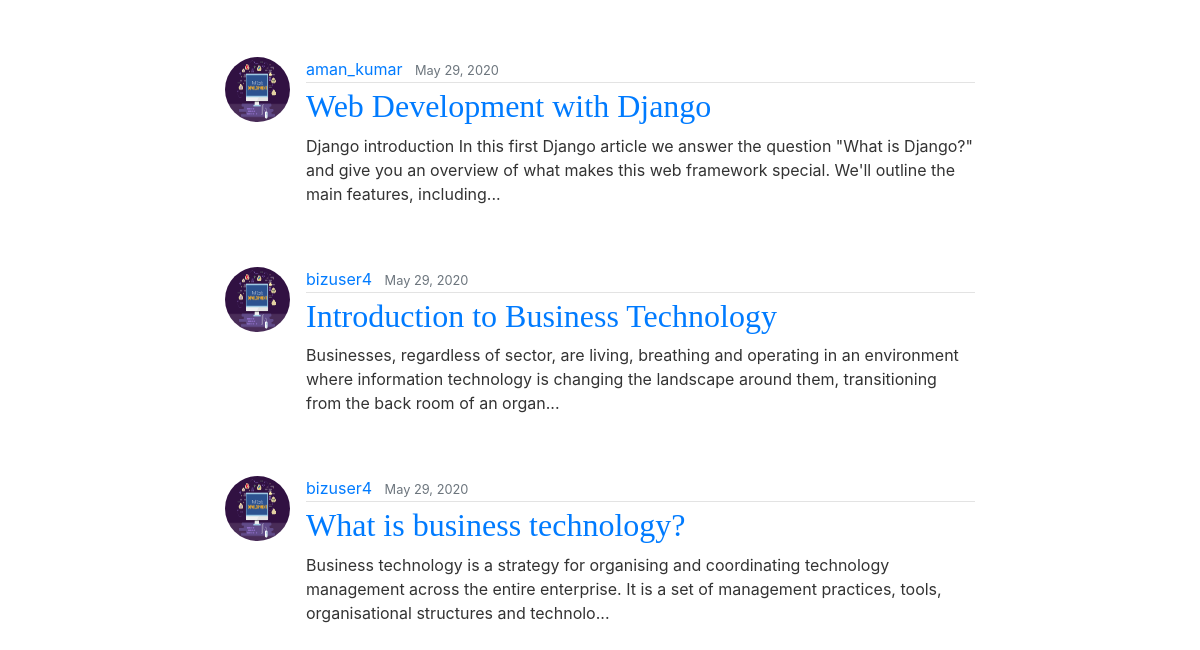
Before: / (lower part) with the older database file.
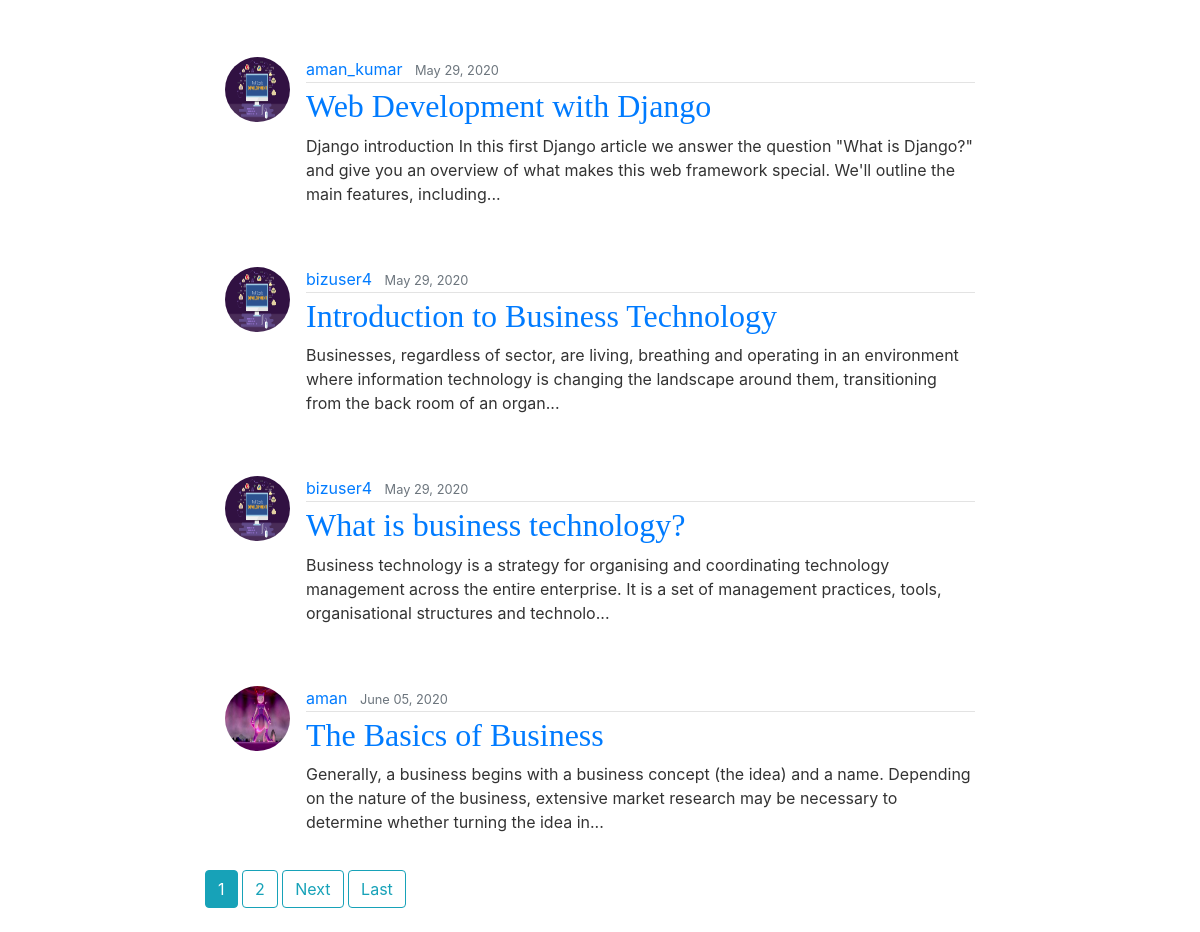
After: the same page with the newer database file.
### articles/models.py (models this page shows, shortened)
class Article(models.Model):
    title = models.CharField(max_length=100)
    body = models.TextField()
    date = models.DateTimeField(auto_now_add=True)
    thumbnail = models.ImageField(default='download.png', upload_to='article_thumbnail')
    author = models.ForeignKey(User, on_delete=models.CASCADE, default=None)
    Slug = models.SlugField(max_length=200, unique=True, default='article.details')
    MainTopic = models.CharField(max_length=100, default='Technology')
    def snippet(self):
        return self.body[:200] + "..."

### accounts/models.py (models this page shows, shortened)
class Profile(models.Model):
    user = models.OneToOneField(User, on_delete=models.CASCADE)
    image = models.ImageField(default='download.png', upload_to='profile_pics')
    location = models.CharField(max_length=100, default='New Delhi')
    address = models.TextField(default='New Delhi')

### amanblog/views.py (the view)
# urls.py: path('', PostListView.as_view(), name="blog-home"),
class PostListView(ListView):
    model = Article
    template_name = 'homepage.html'
    context_object_name = 'articles'
    ordering = ['date']
    paginate_by = 5
    def get_context_data(self, **kwargs):
        context = super().get_context_data(**kwargs)
        articles = Article.objects.all().order_by('date')
        latest = []
        for i in range(2):
            latest.append(articles[i])
        context.update({
            'articles': articles,
            'latest': latest
        })
        return context

### templates/homepage.html (shortened to what this page needs)
{%extends 'base_template.html'%}
{%load static%}
{%block content%}
 <div class="row">
      <div class=" col-sm-2 ">
      </div>
   <div class=" col-sm-8 ">
        {% for article in articles %}
         <article class="media content-section">
             <img class="rounded-circle article-img" src = "{{article.author.profile.image.url}}">
         <div class="media-body">
             <div class="article-metadata">
                 <a class="mr-2" href="{%url 'articles:userpost' article.author.username%}">{{article.author.username}}</a>
                 <small class="text-muted">{{ article.date|date:"F d, Y"}}</small>
             </div>
            <h2><a href="{% url 'articles:detail' article.Slug %}">{{article.title}}</a> </h2>
             <p>
                 {{ article.snippet }}
             </p>
        </div>
        </article>
        {% endfor %}
  {%if is_paginated %}
  {%for num in page_obj.paginator.page_range%}
   {%if page_obj.number == num%}
     <a class ="btn btn-info mb-4" href = "?page={{num}}">{{num}}</a>
    {%elif num > page_obj.number|add:'-2' and  num < page_obj.number|add:'2' %}
      <a class ="btn btn-outline-info mb-4" href = "?page={{num}}">{{num}}</a>
    {%endif%}
   {%endfor%}
 {%if page_obj.has_next%}
   <a class ="btn btn-outline-info mb-4" href = "?page={{page_obj.next_page_number}}">Next</a>
   <a class ="btn btn-outline-info mb-4" href = "?page={{page_obj.paginator.num_pages}}">Last</a>
   {%endif%}
 {%endif%}
   </div>
 </div>
{%endblock%}

Changed rows visible on the page:
added Article: author.profile.image (picture), author.username "aman", date "June 05, 2020", title "The Basics of Business", snippet "Generally, a business begins with a business concept (the idea) and a name. Depending on the nature of the business, extensive market research may be necessary to determine whether turning the idea in..."
Other visible differences:
new list line: "1"
new list line: "2"
text now shown: "Next Last"
